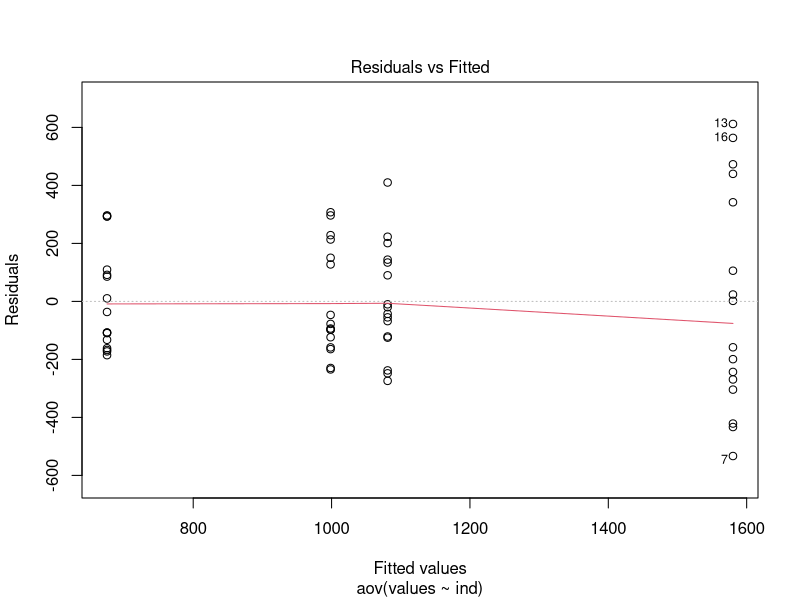
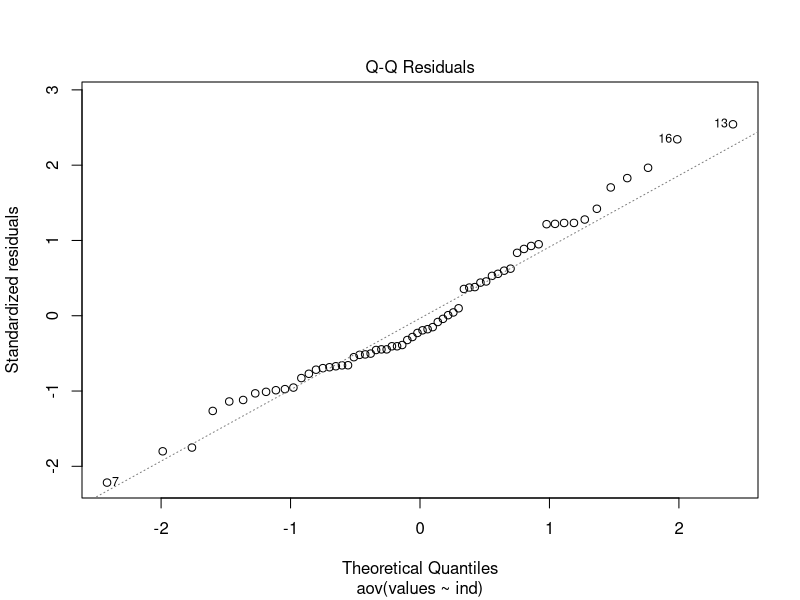
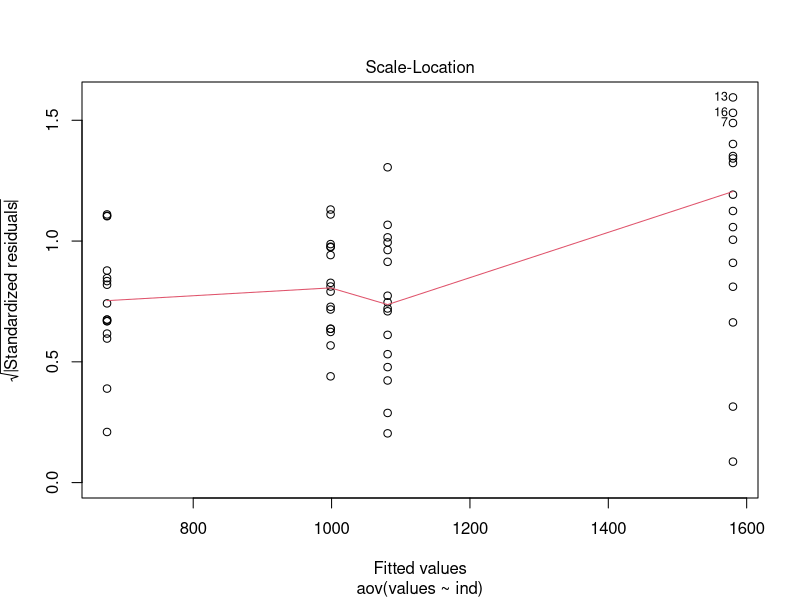
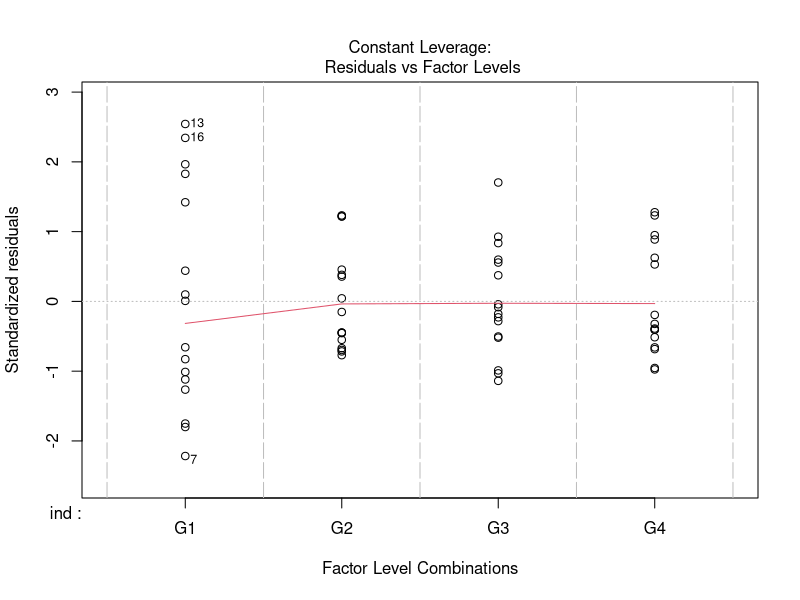
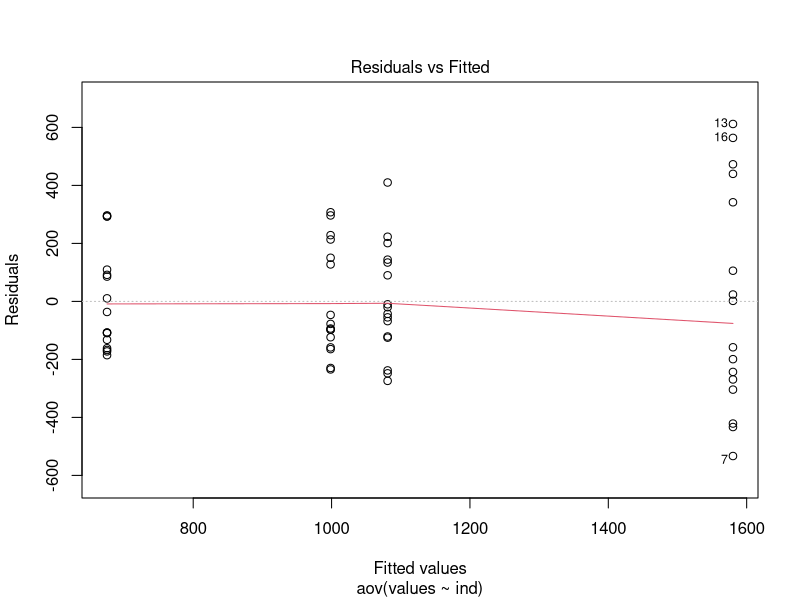
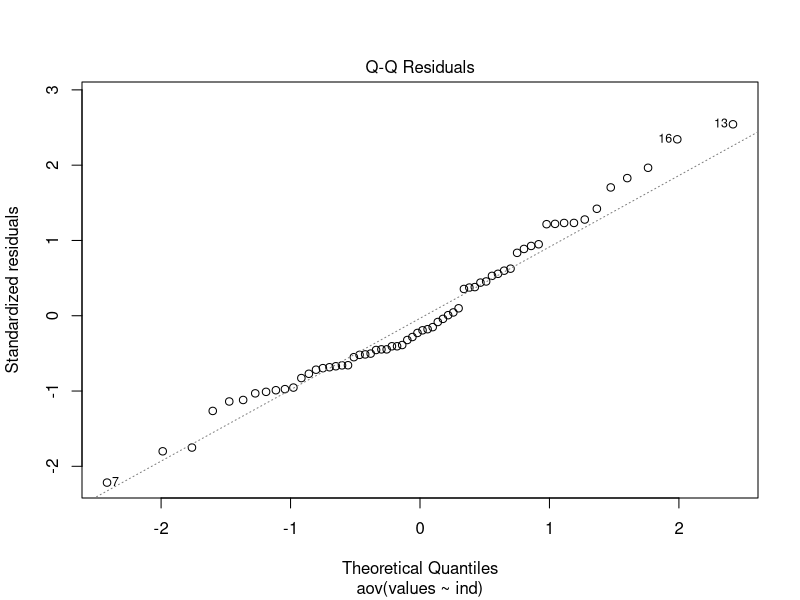
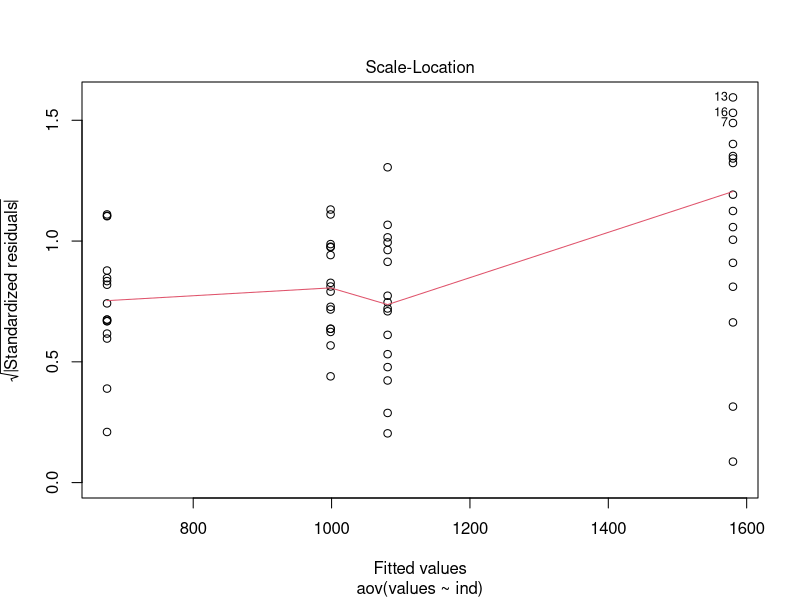
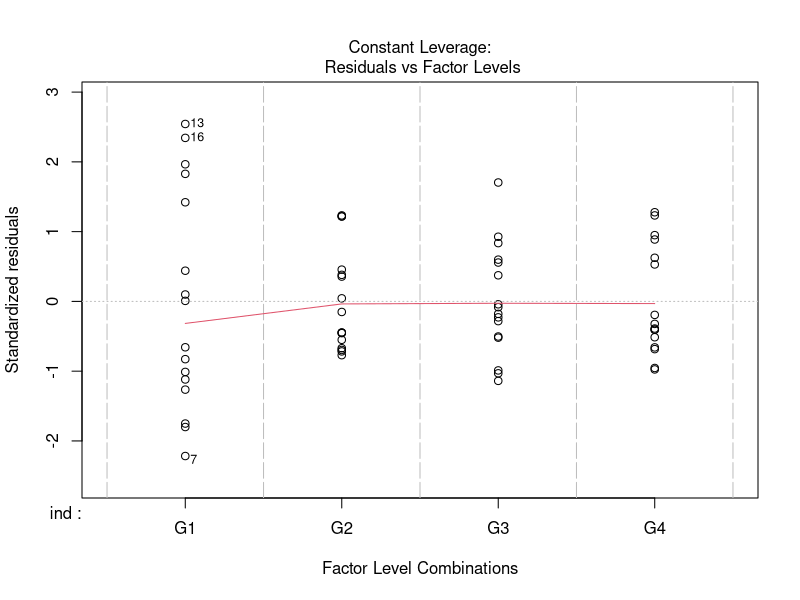

Write the R code that produced these figures, in order.
# ANOVA calculation

G1	<- c(1604,	1422,	1337,	1311,	1147,	1159,	1047,	1381,	1276,	1582,	1686,	1922,	2192,	2020,	2053,	2144)
G2	<- c(639,	566,	568,	568,	514,	543,	490,	503,	508,	686,	767,	761,	968,	969,	785,	972)
G3	<- c(1071,	960,	1026,	1038,	956,	1013,	833,	843,	807,	1061,	1171,	1225,	1304,	1282,	1215,	1491)
G4	<- c(840,	905,	901,	901,	921,	875,	764,	769,	834,	952,	1227,	1212,	1295,	1306,	1126,	1149)
G5	<- c(399,	384,	354,	382,	331,	419,	340,	317,	357,	366,	469,	436,	432,	493,	345,	534)

groupData <- data.frame(G1, G2, G3, G4, G5)

# convert data to long format
LongData <- stack(groupData,       # this only works if the data is in vectors, if your data is another type you might have to convert
                  select = -c(G5)  # This deselects one or more collums (notice the - sign) use it to deselect data that cant be used
                  )
# do the ANOVA
ANOVA_result <- aov(values ~ ind, data = LongData)

# Show the result of the anova
summary(ANOVA_result)

# plot dianostic plots                                   (https://arc.lib.montana.edu/book/statistics-with-r-textbook/item/57)
plot(ANOVA_result)

# the plots should follow a flat line except the QQ plot




# lav ANOVA og gem resultatet i ANOVA_result
ANOVA_result <- aov(values ~ ind, data = LongData)

# Vis resultat
summary(ANOVA_result)

# vis diagnostiske plot     
plot(ANOVA_result)


# lav en post-hoc analyse med Turky HSD hvis resultatet af ANOVA var signifikant

TukeyHSD(ANOVA_result)
